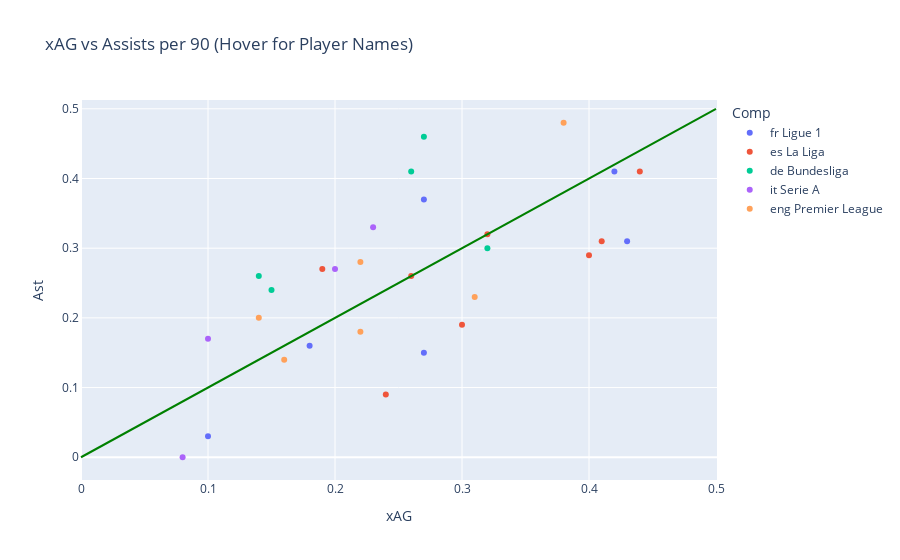

Source (notebook cell):
### Code cell
import plotly.express as px

fig = px.scatter(
    Top_FWs, 
    x='xAG', 
    y='Ast', 
    hover_name='Player ▲',  # Show name on hover
    hover_data={'Min':True, 'Age':True},
    color='Comp',        
    title='xAG vs Assists per 90 (Hover for Player Names)'
)
fig.add_shape(
    type="line",
    x0=0, y0=0,
    x1=0.5, y1=0.5,  # Adjust based on your axis limits
    line=dict(color="Green", width=2),
)
fig.show()

### Figure 1 — Plotly figure (JSON) as saved in the notebook; plotly's stock layout.template omitted (floating-point values rounded to 4 significant figures)
{"data": [{"customdata": [[2842, 24], [2406, 22], [2181, 21], [1750, 19], [1730, 27], [2804, 22]], "hovertemplate": "<b>%{hovertext}</b><br><br>Comp=fr Ligue 1<br>xAG=%{x}<br>Ast=%{y}<br>Min=%{customdata[0]}<br>Age=%{customdata[1]}<extra></extra>", "hovertext": ["Himad Abdelli", "Maghnes Akliouche", "Bradley Barcola", "Eliesse Ben Seghir", "Ousmane Dembélé", "Mason Greenwood"], "legendgroup": "fr Ligue 1", "marker": {"color": "#636efa", "symbol": "circle"}, "mode": "markers", "name": "fr Ligue 1", "orientation": "v", "showlegend": true, "type": "scatter", "x": [0.1, 0.27, 0.42, 0.27, 0.43, 0.18], "xaxis": "x", "y": [0.03, 0.37, 0.41, 0.15, 0.31, 0.16], "yaxis": "y"}, {"customdata": [[2595, 23], [2339, 29], [2469, 33], [2253, 24], [1457, 28], [2907, 25], [2839, 27], [2856, 17]], "hovertemplate": "<b>%{hovertext}</b><br><br>Comp=es La Liga<br>xAG=%{x}<br>Ast=%{y}<br>Min=%{customdata[0]}<br>Age=%{customdata[1]}<extra></extra>", "hovertext": ["Alex Baena", "Álex Berenguer", "Antoine Griezmann", "Vinicius Júnior", "Giovani Lo Celso", "Kylian Mbappé", "Raphinha", "Lamine Yamal"], "legendgroup": "es La Liga", "marker": {"color": "#EF553B", "symbol": "circle"}, "mode": "markers", "name": "es La Liga", "orientation": "v", "showlegend": true, "type": "scatter", "x": [0.41, 0.19, 0.26, 0.32, 0.3, 0.24, 0.4, 0.44], "xaxis": "x", "y": [0.31, 0.27, 0.26, 0.32, 0.19, 0.09, 0.29, 0.41], "yaxis": "y"}, {"customdata": [[2418, 30], [2432, 31], [2767, 33], [1843, 22], [2351, 21]], "hovertemplate": "<b>%{hovertext}</b><br><br>Comp=de Bundesliga<br>xAG=%{x}<br>Ast=%{y}<br>Min=%{customdata[0]}<br>Age=%{customdata[1]}<extra></extra>", "hovertext": ["Marvin Ducksch", "Vincenzo Grifo", "Andrej Kramarić", "Enzo Millot", "Florian Wirtz"], "legendgroup": "de Bundesliga", "marker": {"color": "#00cc96", "symbol": "circle"}, "mode": "markers", "name": "de Bundesliga", "orientation": "v", "showlegend": true, "type": "scatter", "x": [0.32, 0.26, 0.14, 0.15, 0.27], "xaxis": "x", "y": [0.3, 0.41, 0.26, 0.24, 0.46], "yaxis": "y"}, {"customdata": [[2331, 22], [2687, 19], [2478, 25], [2117, 26]], "hovertemplate": "<b>%{hovertext}</b><br><br>Comp=it Serie A<br>xAG=%{x}<br>Ast=%{y}<br>Min=%{customdata[0]}<br>Age=%{customdata[1]}<extra></extra>", "hovertext": ["Sebastiano Esposito", "Nicolás Paz", "Christian Pulisic", "Nikola Vlašić"], "legendgroup": "it Serie A", "marker": {"color": "#ab63fa", "symbol": "circle"}, "mode": "markers", "name": "it Serie A", "orientation": "v", "showlegend": true, "type": "scatter", "x": [0.08, 0.2, 0.23, 0.1], "xaxis": "x", "y": [0.0, 0.27, 0.33, 0.17], "yaxis": "y"}, {"customdata": [[2588, 26], [2756, 24], [3414, 24], [3191, 22], [3371, 32], [3203, 24]], "hovertemplate": "<b>%{hovertext}</b><br><br>Comp=eng Premier League<br>xAG=%{x}<br>Ast=%{y}<br>Min=%{customdata[0]}<br>Age=%{customdata[1]}<extra></extra>", "hovertext": ["Eberechi Eze", "Alexander Isak", "Bryan Mbeumo", "Cole Palmer", "Mohamed Salah", "Antoine Semenyo"], "legendgroup": "eng Premier League", "marker": {"color": "#FFA15A", "symbol": "circle"}, "mode": "markers", "name": "eng Premier League", "orientation": "v", "showlegend": true, "type": "scatter", "x": [0.22, 0.14, 0.22, 0.31, 0.38, 0.16], "xaxis": "x", "y": [0.28, 0.2, 0.18, 0.23, 0.48, 0.14], "yaxis": "y"}], "layout": {"legend": {"title": {"text": "Comp"}, "tracegroupgap": 0}, "shapes": [{"line": {"color": "Green", "width": 2}, "type": "line", "x0": 0, "x1": 0.5, "y0": 0, "y1": 0.5}], "title": {"text": "xAG vs Assists per 90 (Hover for Player Names)"}, "xaxis": {"anchor": "y", "domain": [0, 1], "title": {"text": "xAG"}}, "yaxis": {"anchor": "x", "domain": [0, 1], "title": {"text": "Ast"}}}}
